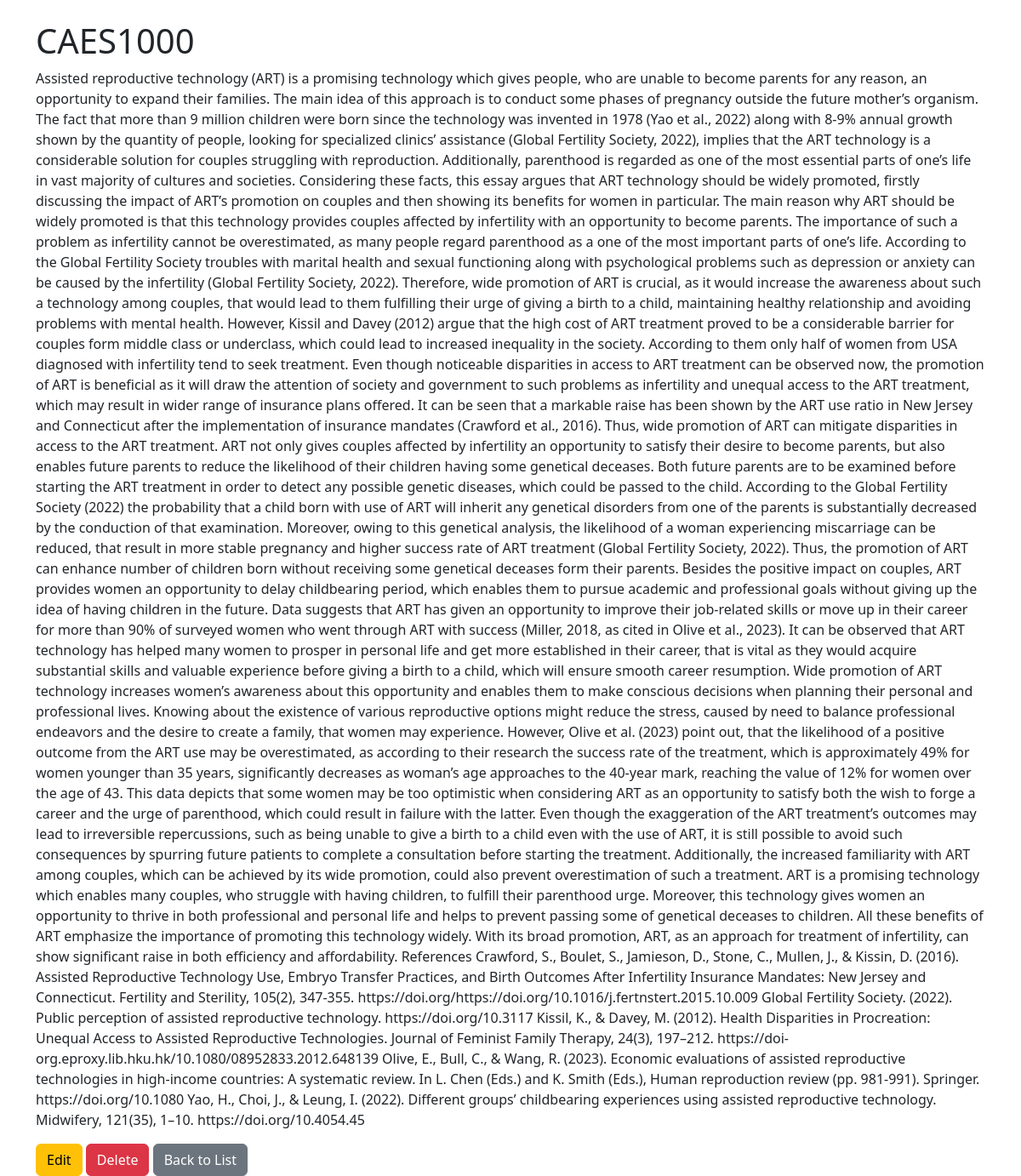
Page /note/2/ on the committed database.
### notes/models.py (models this page shows, shortened)
class Note(models.Model):
    title = models.CharField(max_length=200)
    content = models.TextField()
    created_at = models.DateTimeField(auto_now_add=True)

### notes/views.py (the view)
# urls.py: path('note/<int:pk>/', NoteDetailView.as_view(), name='detail'),
class NoteDetailView(DetailView):
    model = Note
    template_name = 'detail.html'
    context_object_name = 'note'

### notes/templates/detail.html
{% extends "base.html" %}
{% block content %}
<h1>{{ note.title }}</h1>
<p>{{ note.content }}</p>
<a href="{% url 'notes:update' note.pk %}" class="btn btn-warning">Edit</a>
<a href="{% url 'notes:delete' note.pk %}" class="btn btn-danger">Delete</a>
<a href="{% url 'notes:index' %}" class="btn btn-secondary">Back to List</a>
{% endblock %}

### rows in the picture
Note: title "CAES1000", content "Assisted reproductive technology (ART) is a promising technology which gives people, who are unable to become parents for any reason, an opportunity to expand their families. The main idea of this approach is to conduct some phases of pregnancy outside the future mother’s organism. The fact that more than 9 million children were born since the technology was invented in 1978 (Yao et al., 2022) along with 8-9% annual growth shown by the quantity of people, looking for specialized clinics’ assistance (Global Fertility Society, 2022), implies that the ART technology is a considerable solution for couples struggling with reproduction. Additionally, parenthood is regarded as one of the most…"
